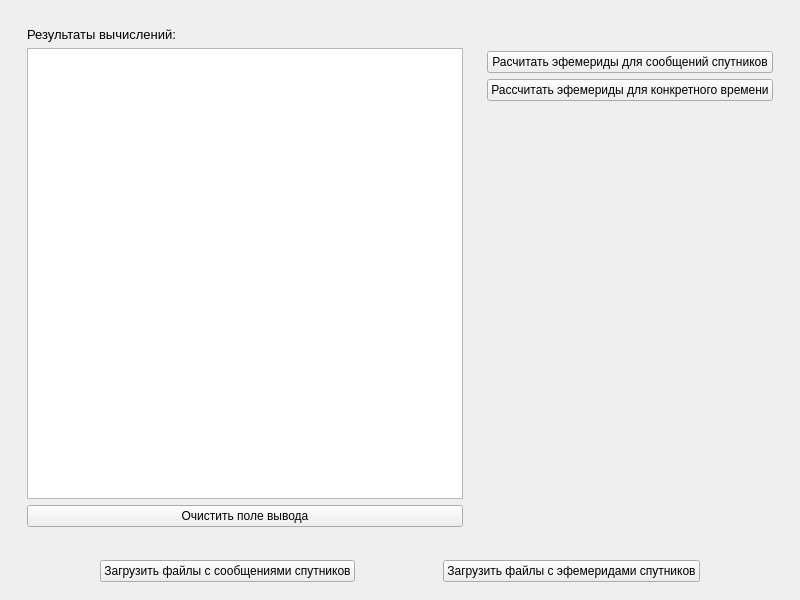
<?xml version="1.0" encoding="UTF-8"?>
<ui version="4.0">
 <class>MainWindow</class>
 <widget class="QMainWindow" name="MainWindow">
  <property name="geometry">
   <rect>
    <x>0</x>
    <y>0</y>
    <width>800</width>
    <height>600</height>
   </rect>
  </property>
  <property name="windowTitle">
   <string>Бойчук Илья. Лаб 1.</string>
  </property>
  <widget class="QWidget" name="centralwidget">
   <layout class="QVBoxLayout" name="verticalLayout_3">
    <item>
     <widget class="QWidget" name="widget_3" native="true">
      <layout class="QHBoxLayout" name="horizontalLayout_2">
       <item>
        <widget class="QWidget" name="widget_4" native="true">
         <layout class="QVBoxLayout" name="verticalLayout_2">
          <item>
           <widget class="QLabel" name="label">
            <property name="font">
             <font>
              <pointsize>10</pointsize>
             </font>
            </property>
            <property name="text">
             <string>Результаты вычислений:</string>
            </property>
           </widget>
          </item>
          <item>
           <widget class="QTextEdit" name="result"/>
          </item>
          <item>
           <widget class="QPushButton" name="clearResults">
            <property name="text">
             <string>Очистить поле вывода</string>
            </property>
           </widget>
          </item>
         </layout>
        </widget>
       </item>
       <item>
        <widget class="QWidget" name="widget_2" native="true">
         <layout class="QVBoxLayout" name="verticalLayout">
          <item>
           <spacer name="verticalSpacer_2">
            <property name="orientation">
             <enum>Qt::Vertical</enum>
            </property>
            <property name="sizeType">
             <enum>QSizePolicy::Fixed</enum>
            </property>
            <property name="sizeHint" stdset="0">
             <size>
              <width>20</width>
              <height>24</height>
             </size>
            </property>
           </spacer>
          </item>
          <item>
           <widget class="QPushButton" name="calcAll">
            <property name="text">
             <string>Расчитать эфемериды для сообщений спутников</string>
            </property>
           </widget>
          </item>
          <item>
           <widget class="QPushButton" name="calcSelected">
            <property name="text">
             <string>Рассчитать эфемериды для конкретного времени</string>
            </property>
           </widget>
          </item>
          <item>
           <spacer name="verticalSpacer">
            <property name="orientation">
             <enum>Qt::Vertical</enum>
            </property>
            <property name="sizeHint" stdset="0">
             <size>
              <width>20</width>
              <height>40</height>
             </size>
            </property>
           </spacer>
          </item>
         </layout>
        </widget>
       </item>
      </layout>
     </widget>
    </item>
    <item>
     <widget class="QWidget" name="widget" native="true">
      <layout class="QHBoxLayout" name="horizontalLayout">
       <item>
        <spacer name="horizontalSpacer_2">
         <property name="orientation">
          <enum>Qt::Horizontal</enum>
         </property>
         <property name="sizeHint" stdset="0">
          <size>
           <width>40</width>
           <height>20</height>
          </size>
         </property>
        </spacer>
       </item>
       <item>
        <widget class="QPushButton" name="filesWithMessages">
         <property name="text">
          <string>Загрузить файлы с сообщениями спутников</string>
         </property>
        </widget>
       </item>
       <item>
        <spacer name="horizontalSpacer_3">
         <property name="orientation">
          <enum>Qt::Horizontal</enum>
         </property>
         <property name="sizeHint" stdset="0">
          <size>
           <width>40</width>
           <height>20</height>
          </size>
         </property>
        </spacer>
       </item>
       <item>
        <widget class="QPushButton" name="filesWithEphemeris">
         <property name="text">
          <string>Загрузить файлы с эфемеридами спутников</string>
         </property>
        </widget>
       </item>
       <item>
        <spacer name="horizontalSpacer">
         <property name="orientation">
          <enum>Qt::Horizontal</enum>
         </property>
         <property name="sizeHint" stdset="0">
          <size>
           <width>40</width>
           <height>20</height>
          </size>
         </property>
        </spacer>
       </item>
      </layout>
     </widget>
    </item>
   </layout>
  </widget>
 </widget>
 <resources/>
 <connections/>
</ui>
